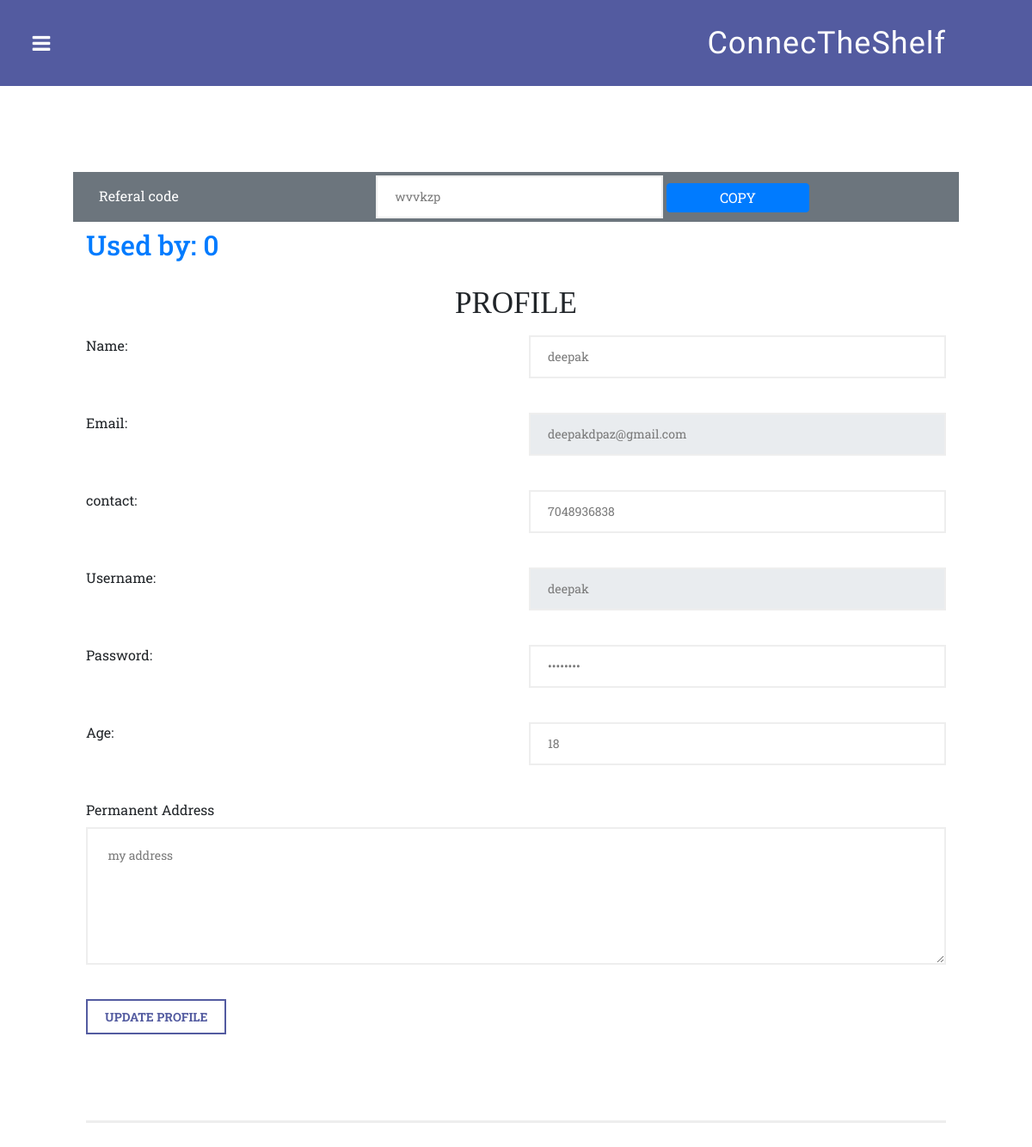
The page /reader/profile (signed in) on the database its author committed.
### reader/models.py (models this page shows, shortened)
class Coupon(models.Model):
    username=models.ForeignKey(Reader,on_delete=models.CASCADE)
    coupon=models.CharField(max_length=15)
    max_limit=models.IntegerField(default=5)
    used_by=models.IntegerField(default=0)

class Reader(models.Model):
    username=models.CharField(max_length=15)
    password=models.CharField(max_length=15)
    name=models.CharField(max_length=25)
    email=models.CharField(max_length=50)
    contact=models.CharField(max_length=15)
    address=models.TextField(null=True,blank=True)
    age=models.IntegerField(default=12)

### reader/views.py (the view, shortened to what this page needs)
# urls.py: path('profile',views.profile,name='reader_profile'),
def profile(request):
    if('reader' in request.session):
        if(request.method=='GET'):
            rdr=Reader.objects.get(username=request.session['reader'])
            ref=Coupon.objects.get(username=rdr)
            params={'actions':actions,'type':'reader','reader':rdr,'ref':ref}
            return render(request,'reader/profile.html',params)

### templates/reader/profile.html (shortened to what this page needs)
{% extends 'base.html' %} {% block body %}
<section class="forms" id="signup">
    <div class="container-fluid">
        <div class="row my-1">
            <fieldset class="bg-secondary col-md-12">
                <label for="code" class="col-md-4 py-1 my-1 text-white">Referal code</label>
                <input type="text" class='col-md-4 py-1 my-1' id='code' value={{ref.coupon}} readonly>
                <button class="btn btn-primary py-1 my-1 col-md-2" id="copybutton"> Copy </button>
            </fieldset>
            <h2 class="text-primary col-md-3 my-0 py-2">Used by: {{ref.used_by}}</h2>
        </div>
    </div>
    <div class="container-fluid">
        <div class="row">
            <div class="col-md-12">
                <div class="section-heading">
                    <h1 class='my-3 h1 text-center'>PROFILE</h1>
                </div>
                <form id="contact" action="/reader/profile" method="post">
                    <div class="row">
                        <div class="col-md-6">
                            <fieldset>
                                <label class="text-center" for="name">Name:</label>
                            </fieldset>
                        </div>
                        <div class="col-md-6">
                            <fieldset>
                                <input name="name" type="text" class="form-control" id="name" value='{{reader.name}}' placeholder="Your name..." required="">
                            </fieldset>
                        </div>
                        <div class="col-md-6">
                            <fieldset>
                                <label class="text-center" for="email">Email:</label>
                            </fieldset>
                        </div>
                        <div class="col-md-6">
                            <fieldset>
                                <input name="email" type="text" class="form-control" value="{{reader.email}}" id="email" placeholder="Your email..." required="" readonly>
                            </fieldset>
                        </div>
                        <div class="col-md-6">
                            <fieldset>
                                <label class="text-center" for="contact">contact:</label>
                            </fieldset>
                        </div>
                        <div class="col-md-6">
                            <fieldset>
                                <input name="contact" type="text" class="form-control" value="{{reader.contact}}" id="contact" placeholder="Your contact..." required="">
                            </fieldset>
                        </div>
                        <div class="col-md-6">
                            <fieldset>
                                <label class="text-center" for="username">Username:</label>
                            </fieldset>
                        </div>
                        <div class="col-md-6">
                            <fieldset>
                                <input name="username" type="text" value='{{reader.username}}' ' class="form-control" id="username" placeholder="Your username..." required="" readonly>
                            </fieldset>
                        </div>
                        <div class="col-md-6">
                            <fieldset>
                                <label class="text-center" for="password">Password:</label>
                            </fieldset>
                        </div>
                        <div class="col-md-6">
                            <fieldset>
                                <input name="password" type="password" value="{{reader.password}}" class="form-control" id="password" placeholder="Your password..." required="">
                            </fieldset>
                        </div>
                        <div class="col-md-6">
                            <fieldset>
                                <label class="text-center" for="age">Age:</label>
                            </fieldset>
                        </div>
                        <div class="col-md-6">
                            <fieldset>
                                <input name="age" type="number" value={{reader.age}} class="form-control" id="age" placeholder="Your age..." required="">
                            </fieldset>
                        </div>
                        <div class="col-md-12">
                            <label for="address">Permanent Address</label>
                        </div>
                        <div class="col-md-12">
                            <fieldset>
                                <textarea name="address" class="form-control" id="address" placeholder="Add your permanent address..."> {{reader.address}}</textarea></fieldset>
                        </div>
                        <div class="col-md-12">
                            <button type="submit" class="button">Update profile</button>
                        </div>
                    </div>
                </form>
            </div>
        </div>
    </div>
</section>
{% endblock%}

### static/assets/css/templatemo-style.css (style rules this page uses)
body { font-family: 'Roboto Slab', sans-serif; }
input, select, textarea { outline: none; }
.primary-button a, button { font-size: 14px; font-weight: 700; text-transform: uppercase; background-color: transparent; display: inline-block; padding: 8px 20px; color: #535ba0; border: 2px solid #535ba0; transition: all 0.5s; }
section { border-bottom: 3px solid #eee; padding-bottom: 100px; }
section.forms { margin-top: 90px; }
section.forms .container-fluid { padding-left: 0px; padding-right: 0px; }
.forms input, .forms select { font-size: 14px; color: #7a7a7a; width: 100%; height: 50px; border-radius: 0px; border: 2px solid #eee; outline: none; padding-left: 20px; line-height: 50px; margin-bottom: 40px; }
.forms textarea { font-size: 14px; color: #7a7a7a; width: 100%; height: 160px; max-height: 220px; border-radius: 0px; border: 2px solid #eee; outline: none; padding-left: 20px; line-height: 50px; margin-bottom: 40px; }
.section-heading h1 { margin-top: 0px; font-size: 35px; font-family: 'Playfair Display', serif; margin-bottom: 40px; }

### rows shown on the page
Coupon: coupon "wvvkzp", used_by "0"
Reader: name "deepak", email "deepakdpaz@gmail.com", contact "7048936838", username "deepak", age "18", address "my address"
